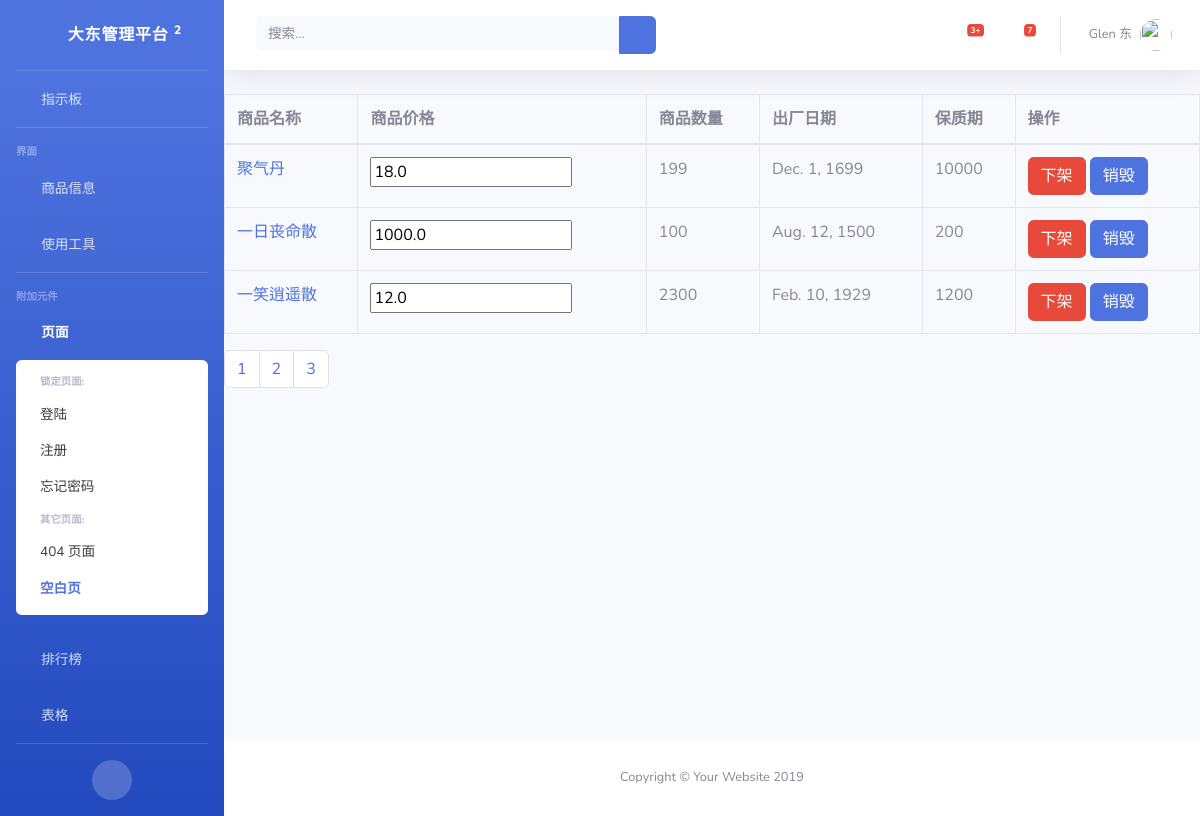
Page /Store/list_goods/?keywords=&page_num=2 on the committed database.
### Store/models.py (models this page shows)
class Goods(models.Model):
    goods_name = models.CharField(max_length=32,verbose_name="商品名称")
    goods_price = models.FloatField(verbose_name="商品价格")
    goods_image = models.ImageField(upload_to="store/image",verbose_name="商品图片")
    goods_number = models.IntegerField(verbose_name="商品数量库存")
    goods_description = models.TextField(verbose_name="商品描述")
    goods_date = models.DateField(verbose_name="出厂日期")
    goods_safeDate = models.IntegerField(verbose_name="保质期")
    store_id = models.ManyToManyField(to=Store,verbose_name="商品店铺")

### Store/views.py (the view)
# urls.py: path('list_goods/',list_goods),
def list_goods(request):
    keywords = request.GET.get("keywords","") #查询关键词
    page_num = request.GET.get("page_num",1) #页码
    if keywords: #判断关键词是否存在
        goods_list = Goods.objects.filter(goods_name__contains=keywords)#完成了模糊查询
    else: #如果关键词不存在，查询所有
        goods_list = Goods.objects.all()
    paginator = Paginator(goods_list,3)
    page = paginator.page(int(page_num))
    page_range = paginator.page_range
    return render(request,"store/goods_list.html",{"page":page,"page_range":page_range,"keywords":keywords})

### Store/templates/Store/goods_list.html (shortened to what this page needs)
{% extends "store/base.html" %}
{% block content %}
    <table class="table table-bordered">
        <thead>
            <tr>
               <th>商品名称</th>
               <th>商品价格</th>
               <th>商品数量</th>
               <th>出厂日期</th>
               <th>保质期</th>
               <th>操作</th>
            </tr>
        </thead>
        <tbody>
            {% for goods in page %}
                <tr>
                    <td><a href="/Store/goods/{{ goods.id }}/">{{ goods.goods_name }}</a></td>
                    <td>
                        <input type="text" value="{{ goods.goods_price }}">
                    </td>
                    <td>{{ goods.goods_number }}</td>
                    <td>{{ goods.goods_date }}</td>
                    <td>{{ goods.goods_safeDate }}</td>
                    <td>
                        <a class="btn btn-danger" href="#">下架</a>
                        <a class="btn btn-primary" href="#">销毁</a>
                    </td>
                </tr>
            {% endfor %}
        </tbody>
    </table>
    <div class="dataTables_paginate paging_simple_numbers">
        <ul class="pagination">
            {% for p in page_range %}
            <li class="paginate_button page-item">
                <a class="page-link" href="?keywords={{ keywords }}&page_num={{ p }}">{{ p }}</a>
            </li>
            {% endfor %}
        </ul>
    </div>
{% endblock %}

### rows in the picture
Goods: goods_name "聚气丹", goods_price "18.0", goods_number "199", goods_date "Dec. 1, 1699", goods_safeDate "10000"
Goods: goods_name "一日丧命散", goods_price "1000.0", goods_number "100", goods_date "Aug. 12, 1500", goods_safeDate "200"
Goods: goods_name "一笑逍遥散", goods_price "12.0", goods_number "2300", goods_date "Feb. 10, 1929", goods_safeDate "1200"

### other values in the picture
{{ p }} "1" "2" "3"
